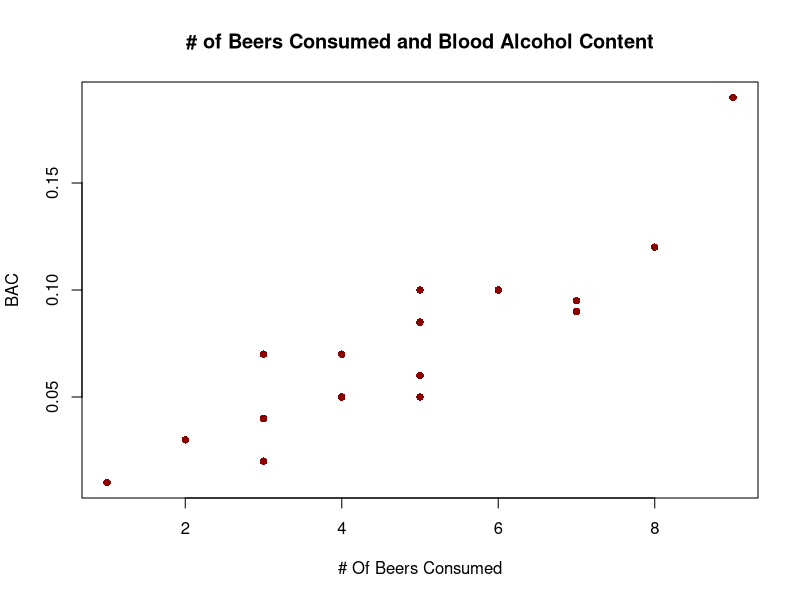

Generate this figure with R:
## ---- chunk 1
library(here)

beer <- read.csv(here("Data", "Beer Data.csv"))

## ---- chunk 2
plot(beer$beers, beer$bac,
     xlab = "# Of Beers Consumed",
     ylab = "BAC",
     main = "# of Beers Consumed and Blood Alcohol Content",
     col = "red4",
     pch = 16)

